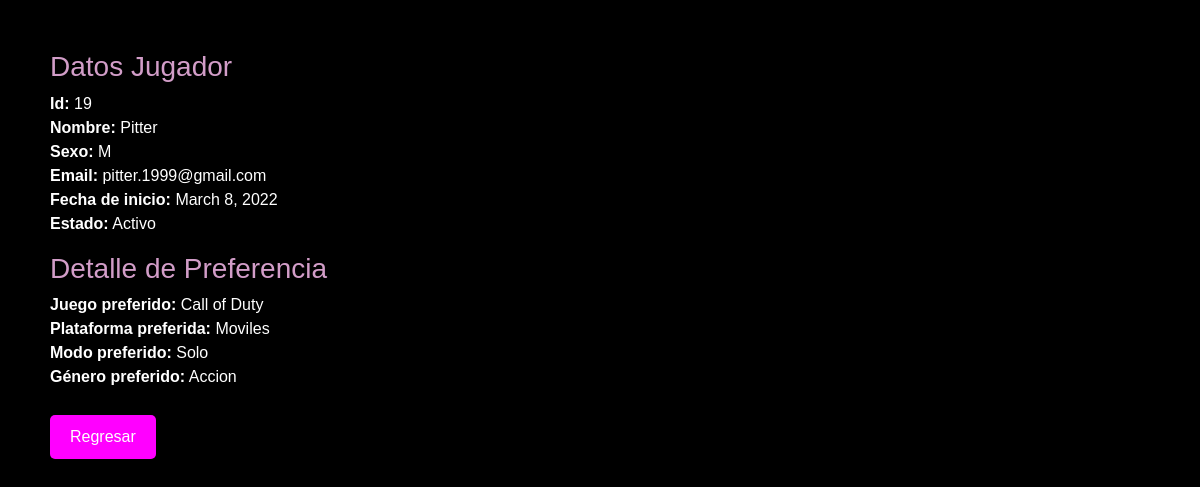
Page /ver_jugador/19/ on the committed database.
### jugadores/models.py (models this page shows, shortened)
class Jugador(models.Model):
    sexo = [
        ("M", "Masculino"),
        ("F", "Femenino")
    ]
    nombre = models.CharField(max_length=50)
    sexo = models.CharField(max_length=1, choices=sexo, null=True)
    Email = models.CharField(max_length=50)
    activo = models.BooleanField(default=True)
    fecha_de_inicio = models.DateField(null=True)
    modos_preferidos = models.ForeignKey(Modo, on_delete=models.SET_NULL, null=True)
    generos_preferidos = models.ForeignKey(GeneroJuego, on_delete=models.SET_NULL, null=True)
    plataforma_preferida = models.ForeignKey(Plataforma, on_delete=models.SET_NULL, null=True)
    juego_preferido = models.ForeignKey(Juego, on_delete=models.SET_NULL, null=True)

class Juego(models.Model):
    nombre = models.CharField(max_length=100)

class Plataforma(models.Model):
    nombre = models.CharField(max_length=500, null=True)

class Modo(models.Model):
    nombre = models.CharField(max_length=100)

class GeneroJuego(models.Model):
    nombre = models.CharField(max_length=50)

### jugadores/views.py (the view)
# urls.py: path('ver_jugador/<int:jugador_id>/', ver_jugador, name='ver_jugador'),
def ver_jugador(request, jugador_id):
    jugador = get_object_or_404(Jugador, pk=jugador_id)
    datos = {'jugador': jugador}
    pagina = loader.get_template('ver_jugador.html')
    return HttpResponse(pagina.render(datos, request))

### jugadores/templates/ver_jugador.html (shortened to what this page needs)
<!DOCTYPE html>
<html lang="en">
<head>
    {% load static %}
    <link rel="stylesheet" href="{% static 'fontawesomefree/css/fontawesome.css' %}" type="text/css">
    <link rel="stylesheet" href="{% static 'fontawesomefree/css/brands.css' %}" type="text/css">
    <link rel="stylesheet" href="{% static 'fontawesomefree/css/solid.css' %}" type="text/css">
    <link rel="stylesheet" href="https://cdn.jsdelivr.net/npm/bootstrap@5.3.2/dist/css/bootstrap.min.css">
</head>
<body>
    <h3>Datos Jugador</h3>
    <p>
        <strong>Id:</strong> {{ jugador.id }}<br>
        <strong>Nombre:</strong> {{ jugador.nombre }}<br>
        <strong>Sexo:</strong> {{ jugador.sexo }}<br>
        <strong>Email:</strong> {{ jugador.Email }}<br>
        <strong>Fecha de inicio:</strong> {{jugador.fecha_de_inicio}}<br>
        <strong>Estado:</strong>
        {% if jugador.activo %}
            Activo
        {% else %}
            Inactivo
        {% endif %}<br>
    </p>
    <h3>Detalle de Preferencia</h3>
    <strong>Juego preferido:</strong> {{jugador.juego_preferido.nombre}}<br>
    <strong>Plataforma preferida:</strong> {{ jugador.plataforma_preferida.nombre }}<br>
    <strong>Modo preferido:</strong> {{ jugador.modos_preferidos.nombre }}<br>
    <strong>Género preferido:</strong> {{jugador.generos_preferidos.nombre}}<br>
    <a href="{% url 'jugadores' %}" class="btn btn-info">Regresar</a>
</body>
</html>

### jugadores/templates/ver_jugador.html (style rules this page uses)
body { background-color: #000000; color: #ffffff; font-family: Arial, sans-serif; margin: 50px; }
h3 { color: #d29dc8; }
p { color: #ffffff; }
.btn-info { background-color: #ff00ff; color: #ffffff; padding: 10px 20px; text-decoration: none; border: none; border-radius: 5px; cursor: pointer; display: inline-block; margin-top: 10px; }

### rows in the picture
Jugador: id "19", nombre "Pitter", sexo "M", Email "pitter.1999@gmail.com", fecha_de_inicio "March 8, 2022", juego_preferido.nombre "Call of Duty", plataforma_preferida.nombre "Moviles", modos_preferidos.nombre "Solo", generos_preferidos.nombre "Accion"
